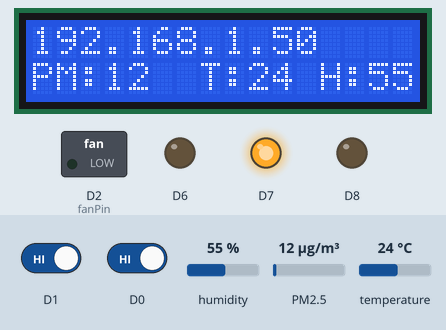
Bench run of a sketch on a simulated ESP8266 (NodeMCU). Parts: 16×2 character LCD, switched loads named in the sketch (green lamp = pin HIGH), output pins drawn as LEDs (lit = HIGH). Inputs (shaded band) come from the test bench; at power-on: D1 HIGH, PM2.5 12 µg/m³, D0 HIGH, humidity 55 %, temperature 24 °C. WiFi joins after 1.5 s; servers stay silent unless stated; the Firebase database answers and starts empty; what the sketch prints to the serial monitor is not drawn.

Above: at 8.0 s.
8.1 s: D1 driven LOW
At 9.1 s:
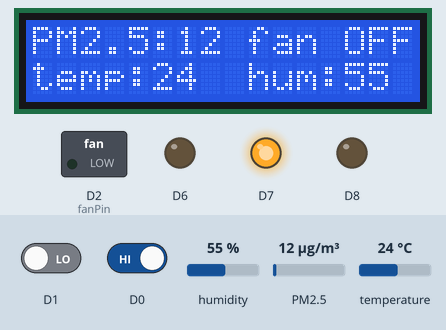
9.7 s: PM2.5 set to 51 µg/m³
At 11.0 s:
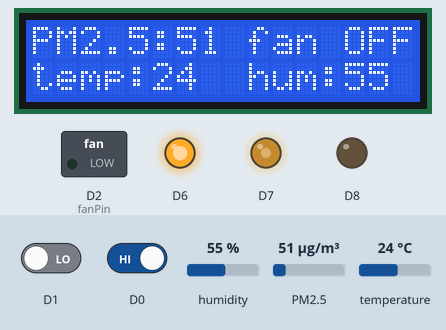
11.3 s: PM2.5 set to 59 µg/m³
At 12.4 s:
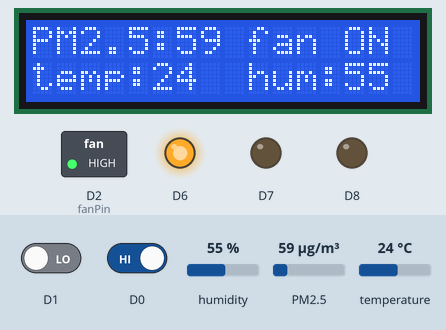
13.0 s: PM2.5 set to 6 µg/m³
At 13.7 s:
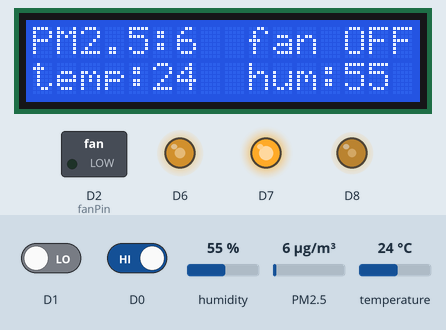
14.5 s: D0 driven LOW
At 16.5 s:
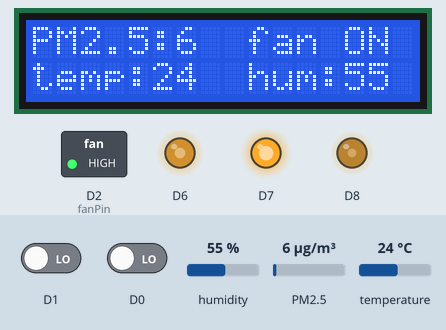
17.7 s: PM2.5 set to 75 µg/m³
At 19.8 s:
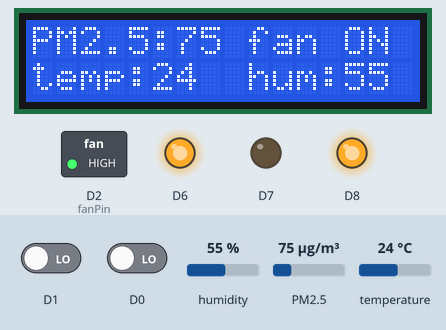
Timing chart, 0 to 21.3 s (numbered marks = the images above; inputs shaded):
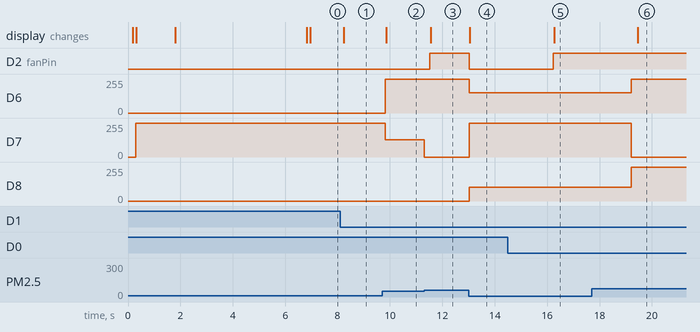

The sketch:

pm2.5.ino
```cpp
//arduino1.8.9
//偏好設定->額外的開發板管理員http://arduino.esp8266.com/stable/package_esp8266com_index.json
//選取板子NodeMCU 1.0(ESP-12E Module)
//下載 CP2102 驅動程式 http://www.silabs.com/products/development-tools/software/usb-to-uart-bridge-vcp-drivers
//安裝 ESP8266 工具，點擊「工具」>「板子」>「Boards Manager...」捲動右側拉桿到下方，點擊「esp8266 by ESP8266 Community」那一欄，再點擊「Install」鈕。
//教學文http://pizgchen.blogspot.com/2017/04/nodemcu-lab0.html
//專題雲端https://drive.google.com/open?id=19Z2LjjiWc_t9uwMZ_4dJikXZoMMH7EC2(含libraries)
//firebase new finger 6F D0 9A 52 C0 E9 E4 CD A0 D3 02 A4 B7 A1 92 38 2D CA 2F 26
//lcd i2c 函式庫載點 https://github.com/fdebrabander/Arduino-LiquidCrystal-I2C-library
//序列監控視窗選NL&CR
//PMS3003函式庫https://github.com/fu-hsi/PMS
//RGB函式庫https://github.com/wilmouths/RGBLed
//RGB顏色轉換數值https://www.rapidtables.com/web/color/RGB_Color.html
//thingspeak網址https://thingspeak.com/channels/520167
//thingspeak密碼第一個字要大寫
//LCD有三種顯示模式 1.無wifi連接 2.顯示ip 3.一般模式
//------------------------------函式庫------------------------------------------------------
#include <SoftwareSerial.h>
#include <ESP8266WiFi.h>
#include <FirebaseArduino.h>
#include <LiquidCrystal_I2C.h>
#include <Wire.h>
LiquidCrystal_I2C lcd(0x27, 16, 2);
#include "DHT.h"
DHT dht;
#include "PMS.h"
#include <RGBLed.h>
//------------------------------函式庫宣告------------------------------------------------------
PMS pms(Serial);//pm2.5感測模組PMS3003
PMS::DATA data;//pm2.5感測模組PMS3003
RGBLed led(D6, D7, D8, COMMON_CATHODE);//RGB LED腳位(紅,綠,藍,共陰or陽)
//------------------------------變數宣告------------------------------------------------------
boolean a;//手機開關資料
boolean c;//control 選擇溫控OR手動模式  預設為自動 c=0--自動  c=1--手動
boolean t;//PM2.5是否大於開啟值 是---1  否----0
int pm25max; //風扇開啟值
int humidity;//濕度
int pm25;//pm2.5值
int temperature ;//溫度
int b;//指撥開關1(盒子上為3號)
int d;//指撥開關2 on---顯示ip  off---LCD一般模式
int y;//有無wifi連接
int befored;//上一個迴圈指撥開關2的狀態
int beforet;//上一個迴圈的溫度值
int beforeh;//上一個迴圈的溼度值
int fanPin= D2;//D2為風扇控制腳
char* event="frakw";//不可加const
char* x;//ifttt
int iftttmax;//iftttt傳到line的警戒值
//-------------------------------esp8266設定--------------------------------------------------

const char* ssid = "Tenda_101668";//wifi name
const char* password = "24795612";//wifi password
WiFiServer server(80);
//-------------------------------api設定------------------------------------------------------
String apiKey = ""; //thingspeak apikey
const char* server1 = "api.thingspeak.com";//thingspeak 網址

#define FIREBASE_HOST ""//firebase專案網址
#define FIREBASE_AUTH ""//firebase資料庫密鑰
const char *host = "maker.ifttt.com";
const char *privateKey = "";//ifttt webhook api

void setup() {
//-----------------------------PM2.5感測模組設定-----------------------------------------------
  pms.passiveMode();
  pms.wakeUp();
//-----------------------------LCD設定--------------------------------------------------------
  Wire.begin(D5, D4);//LCD資料腳位設定 (SDA,SCL)***要打在lcd.begin()之前不然會有亂碼
  lcd.begin();//lcd初始化
  lcd.home();

//-----------------------------腳位設定--------------------------------------------------------
  dht.setup(D3);//dht11資料接到D3
  pinMode(fanPin, OUTPUT);//風扇控制腳
  pinMode(D3, INPUT);//dht 資料輸入腳
  pinMode(D0,INPUT); //指撥開關1輸入腳
  pinMode(D1,INPUT); //指撥開關2按鈕輸入腳
//-----------------------------串列阜初始化--------------------------------------------------------
  Serial.begin(9600);
  Serial.println();
  Serial.println();
  Serial.print("Connecting to ");
  Serial.println(ssid);
 //-----------------------------初始值設定--------------------------------------------------------
 digitalWrite(fanPin, LOW);//預設風扇初始值為關
 a=0; //風扇預設停轉
 c=0;//control預設為自動 c=0--自動  c=1--手動
 pm25max = 54; //PM2.5預設開啟風扇值 超過將開啟風扇
 iftttmax= 54; //ifttt預設提醒值 超過將傳LINE提醒
//-----------------------------WIFI初始化--------------------------------------------------------
  WiFi.begin(ssid, password);
  while (WiFi.status() != WL_CONNECTED)//暫停直到連接WIFI
  {
    getvalue();
    nowifistate();//無wifi時進入auto模式
    nowifilcd();//無wifi LCD顯示no wifi connect
    RGB();
    delay(10);//不要跑太快 會當機
  }
  lcd.clear();
  Serial.println("");
  Serial.println("WiFi connected");
  server.begin();
  Serial.println("Server started");
  Serial.print("Use this URL to connect: ");
  Serial.print("http://");
  Serial.print(WiFi.localIP());//發送區域IP位址到序列阜(電腦顯示)
  Serial.println("/");
//-----------------------------LCD開機畫面---------------------------------------
  lcd.setCursor(0,0);
  lcd.print("WELCOME BACK");//開機畫面
  lcd.setCursor(0,1);
  lcd.print(WiFi.localIP());//開機顯示區域網IP
  delay(5000);
  lcd.clear();//清除LCD 避免殘留的字
//-----------------------------其他----------------------------------------------

Firebase.begin(FIREBASE_HOST, FIREBASE_AUTH); //firebse帳戶連接
}
//-----------------------------主程式-------------------------------------------
void loop() {

  WiFiClient client = server.available();//網路伺服器(區域網使用)
  y=0;
  getvalue();
  RGB();

//-----------------------------如果無WIFI連接--------------------------------
  while (WiFi.status() != WL_CONNECTED) { //如果中途WIFI斷線 讓感測器 LCD RGB繼續運作  直到連接WIFI
    getvalue();
    nowifistate();//無wifi時進入auto模式
    nowifilcd();
    RGB();
    y=1;
    delay(10);
  }

//-----------------------------無線控制模式---------------------------------
  b=digitalRead(D0);//指撥開關1
  d=digitalRead(D1);//指撥開關2
  if(d!=befored||y==1)//如果中途指撥開關2改變或wifi斷線(已連回)因為變更LCD模式 所以要清除lcd
  {
   lcd.clear();
  }
  if(y==1)
  {
  lcd.setCursor(0,0);
  lcd.print("WELCOME BACK");//開機畫面
  lcd.setCursor(0,1);
  lcd.print(WiFi.localIP());//開機顯示區域網IP
  delay(5000);
  lcd.clear();
  }
  befored=d;//把這次迴圈指撥開關2的狀態存入befored 以供下一次迴圈使用
  state();//輸出最終風扇狀態
//-----------------------------指撥開關2 ON 進入ip模式 OFF 一般模式-----------
  if(d==1)
  {
    iplcd();//顯示ip
  }
  else
  {
    mylcd();//一般模式
  }
//----------------------------判斷全球網OR區網連線---------------------------

   if(b==0){ //全球網連線(指撥開關1 OFF)

//----------------------------接收firebase資料-----------------------------

    a=Firebase.getString("a").toInt(); //取得資料庫標籤"a"回傳值 從字串轉整數
    c=Firebase.getString("c").toInt();
    pm25max=Firebase.getString("maxpm25").toInt();
    iftttmax=Firebase.getString("iftttmax").toInt();
    Serial.println(a);
    Serial.println(c);
    Serial.println(pm25max);

//----------------------------firebase上傳資料-----------------------------

    Firebase.setInt("Temp",temperature);//發送資料到firebase
    Firebase.setInt("Humidity",humidity);
    Firebase.setInt("pm25",pm25);

//----------------------------thingspeak上傳資料------------------------------------

           if (client.connect(server1,80))
                     {

                           String postStr = "/update?api_key=";//製作GET網址
                             postStr+=apiKey;
                             postStr +="&field1=";
                             postStr += temperature;
                             postStr +="&field2=";
                             postStr += pm25;
                             postStr +="&field3=";
                             postStr += humidity;
                   client.print(String("GET ") + postStr + " HTTP/1.1\r\n" +
               "Host: " + server1 + "\r\n" +
               "Connection: close\r\n\r\n");

                             Serial.print("Temperature: ");
                             Serial.print(temperature);
                             Serial.print("  Humidity: ");
                             Serial.print(humidity);
                             Serial.print("  pm2.5: ");
                             Serial.print(pm25);
                             Serial.println("  Send to Thingspeak.");
                      }
}
//-------------------------------------區網連線(指撥開關1 ON)----------------------------------------

else{

 WiFiClient client = server.available(); //網路伺服器
   if(!client)//手機控制清淨機開關
     {
      return;
     }
  String request = client.readStringUntil('\r');//取得get網址資料
  Serial.println(request);

//--------------------------html網頁-----------------------------------
  client.flush();
  client.println("HTTP/1.1 200 OK");
  client.println("Content-Type: text/html");
  client.println(""); //  do not forget this one
  client.println("<!DOCTYPE HTML>");
  client.println("<html>");

  client.println("<br><br>");
  client.println("<a href=\"/FAN=ON\"\"><button style='FONT-SIZE: 13px; HEIGHT: 50px;WIDTH: 75px; 32px; Z-INDEX: 0; TOP: 50px;'>FAN ON </button></a>");
  client.println("<br><a href=\"/FAN=OFF\"\"><button style='FONT-SIZE: 13px; HEIGHT: 50px;WIDTH: 75px; 32px; Z-INDEX: 0; TOP: 50px;'>FAN OFF </button></a><br />");
  client.println("<a href=\"/FAN=auto\"\"><button style='FONT-SIZE: 13px; HEIGHT: 50px;WIDTH: 75px; 32px; Z-INDEX: 0; TOP: 50px;'>AUTO </button></a><br />");
  client.println("PM2.5:");
  client.println(pm25);
  client.println("<br/>");//換行
  client.println("temperature:");
  client.println(temperature);
  client.println("<br/>");
  client.println("humidity:");
  client.print(humidity);
  client.println("<br/>");
  client.println("air fresher made by TCIVS ELECTRONIC<br/>");
  client.println("</html>");
  client.println("FAN is now: ");
//---------------------------------區網判斷風扇開關-----------------------------------

  if(request.indexOf("/FAN=ON") !=-1){//強制開
    a=1;//風扇on or off
    c=1;//手動1 自動0

    client.println("ON");
  }
   else if(request.indexOf("/FAN=OFF") !=-1)  {//強制關
    a=0;
    c=1;
    client.println("OFF");
  }
 else if(request.indexOf("/FAN=auto") !=-1)  {//自動模式

    c=0;
    client.println("auto");
  }
   client.println("</html>");
   Serial.print("a:");
   Serial.println(a);
   Serial.print("c:");
   Serial.println(c);
   Serial.println("");

 }
}

//------------------------------副程式--------------------------------

//------------------------------重新連接firebase----------------------

void firebasereconnect(){

  Serial.println("Trying to reconnect");
 Firebase.begin(FIREBASE_HOST, FIREBASE_AUTH);
}

//----------------------------判斷是否開啟風扇------------------------

void state(){
  //---------------------------判斷PM2.5值是大於開啟值-----------------
   if(pm25>=pm25max)
   {
   t=1;
   }
   else
  {
   t=0;
  }
  if(pm25>=iftttmax)
  {
  ifttt(event);//發給ifttt在傳到LINE
  }
  if(c==1)
  {
   digitalWrite(fanPin,a);//手動模式
  }
  else
  {
   digitalWrite(fanPin,t);//自動模式
  }
}
void nowifistate()
{
     if(pm25>=pm25max)
   {
   digitalWrite(fanPin,1);
   }
   else
  {
   digitalWrite(fanPin,0);
  }
}
//-------------------------------LCD畫面(LCD一般模式)-----------------------------

void mylcd(){

    lcd.setCursor(0,0);//設定游標(x軸,y軸)
    lcd.print("PM2.5:");
    if(pm25>=100){
    lcd.print(pm25);
    }
    else{
    lcd.print(pm25);
    lcd.print(" ");
    }
    lcd.setCursor(0,1);
    lcd.print("temp:");
    lcd.print(temperature);
    lcd.setCursor(7,1);
    lcd.print("  ");
    lcd.setCursor(9,1);
    lcd.print("hum:");
    lcd.print(humidity);
    lcd.setCursor(15,1);
    lcd.print(" ");
    lcd.setCursor(9,0);
    if(digitalRead(fanPin)==1)
    {
    lcd.print("fan ON ");  //設定游標(x軸,y軸)
    }
    else
    {
    lcd.print("fan OFF");
    }
}
//-------------------------------無連接WIFI時的LCD畫面(LCD無wifi模式)-----------------------------

void nowifilcd()
{
    lcd.setCursor(0,0);
    lcd.print("NO WIFI connect ");
    getvalue();//把感測器數值存入變數中
    lcd.setCursor(0,1);//設定游標(x軸,y軸)
    lcd.print("PM:");
    lcd.print(pm25);
    lcd.print("  ");
    lcd.setCursor(7,1);
    lcd.print("T:");
    lcd.print(temperature);
    lcd.setCursor(12,1);
    lcd.print("H:");
    lcd.print(humidity);

}
//-------------------------------取得感測器數值PMS3003,dht11-----------------------------
void getvalue(){
  if(pms.readUntil(data))
  {
    pm25=data.PM_AE_UG_2_5;
    Serial.print("PM 2.5 (ug/m3): ");
    Serial.println(data.PM_AE_UG_2_5);
  }
  temperature = dht.getTemperature();
  humidity = dht.getHumidity();
  if(temperature>100||humidity>100)//讓DHT11的亂碼不要儲存
  {
    temperature=beforet;
    humidity=beforeh;
  }
   beforet=temperature;
   beforeh=humidity;
}
//-------------------------------用PM2.5值判斷RGB顏色-----------------------------
void RGB(){
  if(pm25<=11){
     led.setColor(153, 255, 104);//淺綠
    }
    else if(pm25<=23){
     led.setColor(0, 255, 0);//綠
    }
    else if(pm25<=35){
      led.setColor(0, 153, 0);//墨綠
    }
    else if(pm25<=41){
     led.setColor(255, 255, 0);//黃
    }
    else if(pm25<=47){
     led.setColor(255, 178, 102);//褐色
    }
    else if(pm25<=53){
     led.setColor(255, 128, 0);//橘色
    }
    else if(pm25<=58){
     led.setColor(255, 102, 102);//淺紅
    }
    else if(pm25<=64){
     led.setColor(255, 0, 0);//紅
    }
    else if(pm25<=70){
     led.setColor(153, 0, 0);//暗紅
    }
    else {//紫色
     led.setColor(255, 0, 255);
    }
}
//-------------------------------get webhook網址觸發ifttt-----------------------------
void ifttt(char* x){
  WiFiClient client;
  const int httpPort = 80;
  if (!client.connect(host, httpPort)) {
    Serial.println("connection failed");
    return;
  }
  String url = "/trigger/";//製作GET網址
  url += x;
  url += "/with/key/";
  url += privateKey;
  url += "?";
  url += "value1=";
  url += pm25;
  url += "&";
  url += "value2=";
  url += temperature;
  url += "&";
  url += "value3=";
  url += humidity;
  Serial.print("Requesting URL: ");
  Serial.println(url);

  // This will send the request to the server
  client.print(String("GET ") + url + " HTTP/1.1\r\n" +
               "Host: " + host + "\r\n" +
               "Connection: close\r\n\r\n");
}
//-----------------------------------LCD顯示ip模式(LCD ip模式)---------------------------------
void iplcd()
{
    lcd.setCursor(0,0);
    lcd.print(WiFi.localIP());
    lcd.setCursor(0,1);//設定游標(x軸,y軸)
    lcd.print("PM:");
    lcd.print(pm25);
    lcd.setCursor(7,1);
    lcd.print("T:");
    lcd.print(temperature);
    lcd.setCursor(12,1);
    lcd.print("H:");
    lcd.print(humidity);

}
```

Measured:
- the behaviour switches between 53 and 54 µg/m³ on PM2.5 (found by bisection; images 2 and 3)
- after the input at 8.1 s, the display: changes after 0.13 s (image 1)
- after the input at 9.7 s, D6: 0/255 → 255/255 after 0.12 s; D7: 255/255 → 128/255 after 0.12 s; the display: changes after 0.15 s (image 2)
- after the input at 11.3 s, D2 (fanPin): LOW → HIGH after 0.21 s; D7: 128/255 → 0/255 at once; the display: changes after 0.25 s (image 3)
- after the input at 13.0 s, D2 (fanPin): HIGH → LOW at once; D6: 255/255 → 153/255 at once; D7: 0/255 → 255/255 at once; D8: 0/255 → 104/255 at once; the display: changes after 0.05 s (image 4)
- after the input at 14.5 s, D2 (fanPin): LOW → HIGH after 1.7 s; the display: changes after 1.8 s (image 5)
- after the input at 17.7 s, D6: 153/255 → 255/255 after 1.5 s; D7: 255/255 → 0/255 after 1.5 s; D8: 104/255 → 255/255 after 1.5 s; the display: changes after 1.8 s (image 6)
